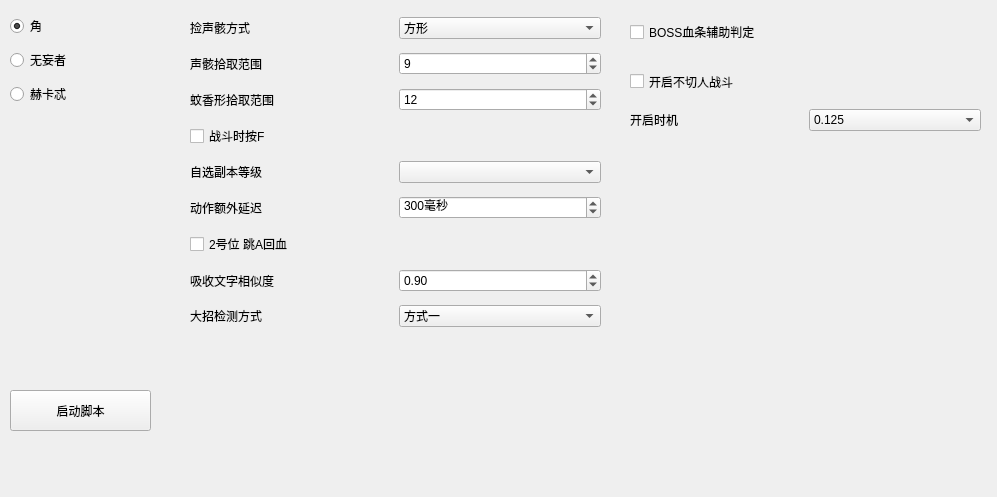
<?xml version="1.0" encoding="UTF-8"?>
<ui version="4.0">
 <class>SpeicalBossWidget</class>
 <widget class="QWidget" name="SpeicalBossWidget">
  <property name="geometry">
   <rect>
    <x>0</x>
    <y>0</y>
    <width>997</width>
    <height>497</height>
   </rect>
  </property>
  <property name="windowTitle">
   <string>Form</string>
  </property>
  <widget class="QWidget" name="layoutWidget">
   <property name="geometry">
    <rect>
     <x>10</x>
     <y>10</y>
     <width>121</width>
     <height>101</height>
    </rect>
   </property>
   <layout class="QVBoxLayout" name="verticalLayout">
    <item>
     <widget class="QRadioButton" name="JueRadioButton">
      <property name="text">
       <string>角</string>
      </property>
      <property name="checked">
       <bool>true</bool>
      </property>
     </widget>
    </item>
    <item>
     <widget class="QRadioButton" name="RoverRadioButton">
      <property name="text">
       <string>无妄者</string>
      </property>
     </widget>
    </item>
    <item>
     <widget class="QRadioButton" name="HecateRadioButton">
      <property name="text">
       <string>赫卡忒</string>
      </property>
     </widget>
    </item>
   </layout>
  </widget>
  <widget class="QWidget" name="layoutWidget">
   <property name="geometry">
    <rect>
     <x>190</x>
     <y>10</y>
     <width>411</width>
     <height>331</height>
    </rect>
   </property>
   <layout class="QVBoxLayout" name="verticalLayout_2">
    <item>
     <layout class="QHBoxLayout" name="horizontalLayout">
      <item>
       <widget class="QLabel" name="label">
        <property name="text">
         <string>捡声骸方式</string>
        </property>
       </widget>
      </item>
      <item>
       <widget class="QComboBox" name="pickUpEchoMethod">
        <item>
         <property name="text">
          <string>方形</string>
         </property>
        </item>
        <item>
         <property name="text">
          <string>普通形</string>
         </property>
        </item>
        <item>
         <property name="text">
          <string>直线形</string>
         </property>
        </item>
        <item>
         <property name="text">
          <string>蚊香形</string>
         </property>
        </item>
       </widget>
      </item>
     </layout>
    </item>
    <item>
     <layout class="QHBoxLayout" name="horizontalLayout_2">
      <item>
       <widget class="QLabel" name="label_2">
        <property name="text">
         <string>声骸拾取范围</string>
        </property>
       </widget>
      </item>
      <item>
       <widget class="QSpinBox" name="pickUpEchoRange">
        <property name="minimum">
         <number>1</number>
        </property>
        <property name="value">
         <number>9</number>
        </property>
       </widget>
      </item>
     </layout>
    </item>
    <item>
     <layout class="QHBoxLayout" name="horizontalLayout_3">
      <item>
       <widget class="QLabel" name="label_3">
        <property name="text">
         <string>蚊香形拾取范围</string>
        </property>
       </widget>
      </item>
      <item>
       <widget class="QSpinBox" name="spiralPickupRange">
        <property name="minimum">
         <number>1</number>
        </property>
        <property name="value">
         <number>12</number>
        </property>
       </widget>
      </item>
     </layout>
    </item>
    <item>
     <widget class="QCheckBox" name="isPressFwhenFighting">
      <property name="text">
       <string>战斗时按F</string>
      </property>
     </widget>
    </item>
    <item>
     <layout class="QHBoxLayout" name="horizontalLayout_4">
      <item>
       <widget class="QLabel" name="label_4">
        <property name="text">
         <string>自选副本等级</string>
        </property>
       </widget>
      </item>
      <item>
       <widget class="QComboBox" name="dungeonLevel">
        <item>
         <property name="text">
          <string/>
         </property>
        </item>
       </widget>
      </item>
     </layout>
    </item>
    <item>
     <layout class="QHBoxLayout" name="horizontalLayout_5">
      <item>
       <widget class="QLabel" name="label_5">
        <property name="text">
         <string>动作额外延迟</string>
        </property>
       </widget>
      </item>
      <item>
       <widget class="QSpinBox" name="actionDalay">
        <property name="suffix">
         <string>毫秒</string>
        </property>
        <property name="minimum">
         <number>100</number>
        </property>
        <property name="maximum">
         <number>3000</number>
        </property>
        <property name="value">
         <number>300</number>
        </property>
       </widget>
      </item>
     </layout>
    </item>
    <item>
     <widget class="QCheckBox" name="jumpAttackToHeal">
      <property name="text">
       <string>2号位 跳A回血</string>
      </property>
     </widget>
    </item>
    <item>
     <layout class="QHBoxLayout" name="horizontalLayout_9">
      <item>
       <widget class="QLabel" name="label_9">
        <property name="text">
         <string>吸收文字相似度</string>
        </property>
       </widget>
      </item>
      <item>
       <widget class="QDoubleSpinBox" name="absorbThres">
        <property name="maximum">
         <double>1.000000000000000</double>
        </property>
        <property name="value">
         <double>0.900000000000000</double>
        </property>
       </widget>
      </item>
     </layout>
    </item>
    <item>
     <layout class="QHBoxLayout" name="horizontalLayout_6">
      <item>
       <widget class="QLabel" name="label_6">
        <property name="text">
         <string>大招检测方式</string>
        </property>
       </widget>
      </item>
      <item>
       <widget class="QComboBox" name="ultimateSkillDetectMethod">
        <item>
         <property name="text">
          <string>方式一</string>
         </property>
        </item>
        <item>
         <property name="text">
          <string>方式二</string>
         </property>
        </item>
       </widget>
      </item>
     </layout>
    </item>
   </layout>
  </widget>
  <widget class="QWidget" name="layoutWidget">
   <property name="geometry">
    <rect>
     <x>630</x>
     <y>10</y>
     <width>351</width>
     <height>121</height>
    </rect>
   </property>
   <layout class="QVBoxLayout" name="verticalLayout_3">
    <item>
     <widget class="QCheckBox" name="bossHPAssis">
      <property name="sizePolicy">
       <sizepolicy hsizetype="Minimum" vsizetype="Preferred">
        <horstretch>0</horstretch>
        <verstretch>1</verstretch>
       </sizepolicy>
      </property>
      <property name="text">
       <string>BOSS血条辅助判定</string>
      </property>
     </widget>
    </item>
    <item>
     <widget class="QCheckBox" name="isTriggerNoSwitch">
      <property name="sizePolicy">
       <sizepolicy hsizetype="Minimum" vsizetype="Preferred">
        <horstretch>0</horstretch>
        <verstretch>1</verstretch>
       </sizepolicy>
      </property>
      <property name="text">
       <string>开启不切人战斗</string>
      </property>
     </widget>
    </item>
    <item>
     <layout class="QHBoxLayout" name="horizontalLayout_7" stretch="0,0">
      <property name="sizeConstraint">
       <enum>QLayout::SetDefaultConstraint</enum>
      </property>
      <item>
       <widget class="QLabel" name="label_7">
        <property name="sizePolicy">
         <sizepolicy hsizetype="Preferred" vsizetype="Preferred">
          <horstretch>0</horstretch>
          <verstretch>1</verstretch>
         </sizepolicy>
        </property>
        <property name="text">
         <string>开启时机</string>
        </property>
       </widget>
      </item>
      <item>
       <widget class="QComboBox" name="triggerNoSwitchCondition">
        <property name="sizePolicy">
         <sizepolicy hsizetype="Preferred" vsizetype="Preferred">
          <horstretch>0</horstretch>
          <verstretch>1</verstretch>
         </sizepolicy>
        </property>
        <item>
         <property name="text">
          <string>0.125</string>
         </property>
        </item>
        <item>
         <property name="text">
          <string>0.250</string>
         </property>
        </item>
        <item>
         <property name="text">
          <string>0.375</string>
         </property>
        </item>
        <item>
         <property name="text">
          <string>0.500</string>
         </property>
        </item>
        <item>
         <property name="text">
          <string>0.625</string>
         </property>
        </item>
       </widget>
      </item>
     </layout>
    </item>
   </layout>
  </widget>
  <widget class="QPushButton" name="activateBtn">
   <property name="geometry">
    <rect>
     <x>10</x>
     <y>390</y>
     <width>141</width>
     <height>41</height>
    </rect>
   </property>
   <property name="text">
    <string>启动脚本</string>
   </property>
  </widget>
 </widget>
 <resources/>
 <connections/>
</ui>
